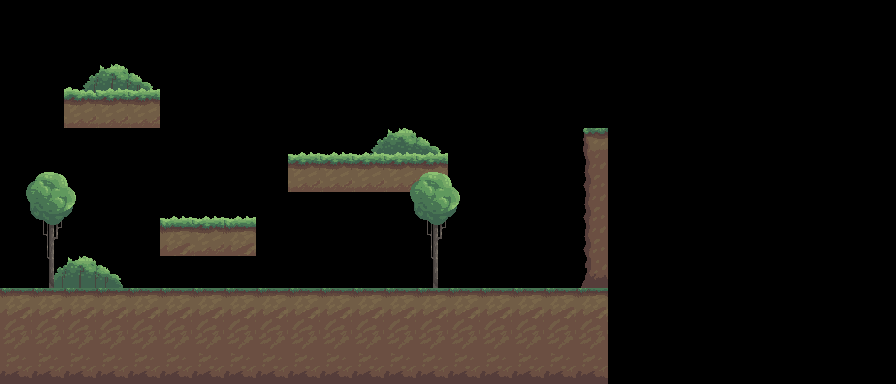

A level layout from a 2D game, rendered from its tile map. Below: a short description, then the map file with its tile-grid data intact:
An orthogonal 28x12 tile map with 32x32 px tiles, 3 tile layers (Tile Layer 3, Tile Layer 1, Tile Layer 2).

<map version="1.2" tiledversion="1.2.5" orientation="orthogonal" renderorder="right-down" width="28" height="12" tilewidth="32" tileheight="32" infinite="0" nextlayerid="5" nextobjectid="1">
 <tileset firstgid="1" source="tileset.tsx" />
 <layer id="4" name="Tile Layer 3" width="28" height="12">
  <data encoding="csv">
0,0,0,0,0,0,0,0,0,0,0,0,0,0,0,0,0,0,0,0,0,0,0,0,0,0,0,0,
0,0,0,0,0,0,0,0,0,0,0,0,0,0,0,0,0,0,0,0,0,0,0,0,0,0,0,0,
0,0,122,123,124,0,0,0,0,0,0,0,0,0,0,0,0,0,0,0,0,0,0,0,0,0,0,0,
0,0,0,0,0,0,0,0,0,0,0,0,0,0,0,0,0,0,0,0,0,0,0,0,0,0,0,0,
0,0,0,0,0,0,0,0,0,0,0,151,152,153,0,0,0,0,0,0,0,0,0,0,0,0,0,0,
0,0,0,0,0,0,0,0,0,0,0,0,0,0,0,0,0,0,0,0,0,0,0,0,0,0,0,0,
0,0,0,0,0,0,0,0,0,0,0,0,0,0,0,0,0,0,0,0,0,0,0,0,0,0,0,0,
0,0,0,0,0,0,0,0,0,0,0,0,0,0,0,0,0,0,0,0,0,0,0,0,0,0,0,0,
0,122,123,124,0,0,0,0,0,0,0,0,0,0,0,0,0,0,0,0,0,0,0,0,0,0,0,0,
0,0,0,0,0,0,0,0,0,0,0,0,0,0,0,0,0,0,0,0,0,0,0,0,0,0,0,0,
0,0,0,0,0,0,0,0,0,0,0,0,0,0,0,0,0,0,0,0,0,0,0,0,0,0,0,0,
0,0,0,0,0,0,0,0,0,0,0,0,0,0,0,0,0,0,0,0,0,0,0,0,0,0,0,0
</data>
 </layer>
 <layer id="2" name="Tile Layer 1" width="28" height="12">
  <data encoding="csv">
97,97,97,97,97,97,97,97,97,97,0,0,0,0,0,0,0,0,0,0,0,0,0,0,0,0,0,0,
97,97,97,97,97,97,97,97,97,97,0,0,0,0,0,0,0,0,0,0,0,0,0,0,0,0,0,0,
97,97,127,126,126,97,97,97,97,97,0,0,0,0,0,0,0,0,0,0,0,0,0,0,0,0,0,0,
0,0,156,156,156,0,0,0,0,0,0,0,0,0,0,0,0,0,0,0,0,0,0,0,0,0,0,0,
0,0,0,0,0,0,0,0,0,126,126,126,126,126,0,0,0,0,40,0,0,0,0,0,0,0,0,0,
0,0,0,0,0,0,0,0,0,156,156,156,156,156,0,0,0,0,69,0,0,0,0,0,0,0,0,0,
0,0,0,0,0,126,126,126,0,0,0,0,0,0,0,0,0,0,69,0,0,0,0,0,0,0,0,0,
0,0,0,0,0,155,156,155,0,0,0,0,0,0,0,0,0,0,69,0,0,0,0,0,0,0,0,0,
0,0,0,0,0,0,0,0,0,0,0,0,0,0,0,0,0,0,98,0,0,0,0,0,0,0,0,0,
155,155,155,155,155,155,155,155,155,155,155,155,155,155,155,155,155,155,155,0,0,0,0,0,0,0,0,0,
184,184,184,184,184,184,184,184,184,184,184,184,184,184,184,184,184,184,184,0,0,0,0,0,0,0,0,0,
213,213,213,213,213,213,213,213,213,213,213,213,213,213,213,213,213,213,213,0,0,0,0,0,0,0,0,0
</data>
 </layer>
 <layer id="3" name="Tile Layer 2" width="28" height="12">
  <data encoding="csv">
0,0,0,0,0,0,0,0,0,0,0,0,0,0,0,0,0,0,0,0,0,0,0,0,0,0,0,0,
0,0,0,0,0,0,0,0,0,0,0,0,0,0,0,0,0,0,0,0,0,0,0,0,0,0,0,0,
0,0,0,0,0,0,0,0,0,0,0,0,0,0,0,0,0,0,0,0,0,0,0,0,0,0,0,0,
0,0,0,0,0,0,0,0,0,0,0,0,0,0,0,0,0,0,0,0,0,0,0,0,0,0,0,0,
0,0,0,0,0,0,0,0,0,0,0,0,0,0,0,0,0,0,0,0,0,0,0,0,0,0,0,0,
30,31,32,0,0,0,0,0,0,0,0,0,30,31,32,0,0,0,0,0,0,0,0,0,0,0,0,0,
59,60,61,0,0,0,0,0,0,0,0,0,59,60,61,0,0,0,0,0,0,0,0,0,0,0,0,0,
88,89,90,0,0,0,0,0,0,0,0,0,88,89,90,0,0,0,0,0,0,0,0,0,0,0,0,0,
117,118,119,0,0,0,0,0,0,0,0,0,117,118,119,0,0,0,0,0,0,0,0,0,0,0,0,0,
0,0,0,0,0,0,0,0,0,0,0,0,0,0,0,0,0,0,0,0,0,0,0,0,0,0,0,0,
0,0,0,0,0,0,0,0,0,0,0,0,0,0,0,0,0,0,0,0,0,0,0,0,0,0,0,0,
0,0,0,0,0,0,0,0,0,0,0,0,0,0,0,0,0,0,0,0,0,0,0,0,0,0,0,0
</data>
 </layer>
</map>
